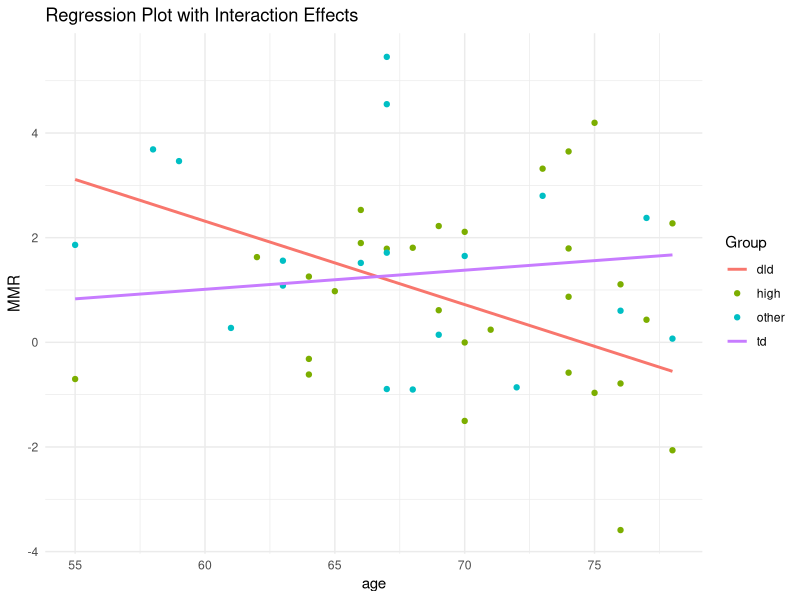
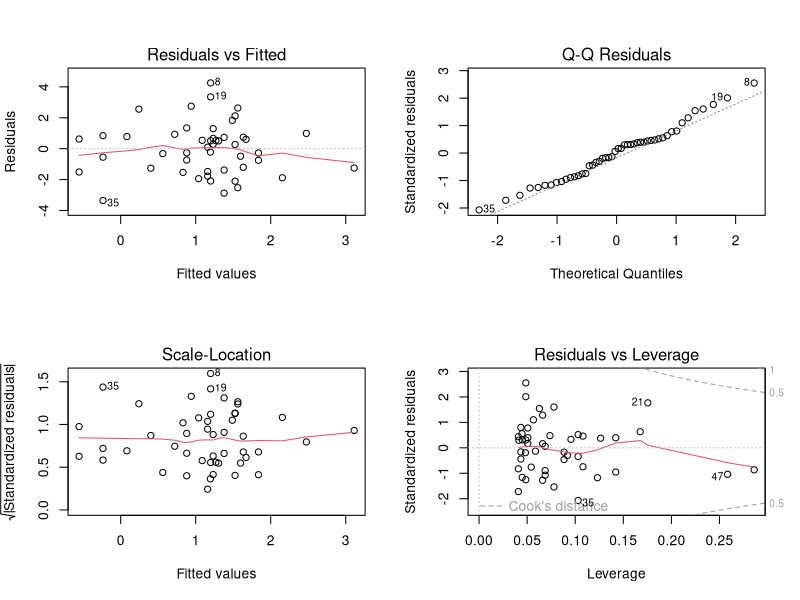

Generate these figures, in order, with R:
################################################
############## SLRM with MMR ####################
###############################################


library(readxl)

dat <- read_excel("table_SLRM.xlsx")


################################################
############# Modeling ########################
################################################

# Main effects

mudel_0 <- lm(mmr~1, data=dat)
summary(mudel_0)

mudel_1 <- lm(mmr~age, data=dat)
summary(mudel_1)

mudel_2 <- lm(mmr~sex, data=dat)
summary(mudel_2)

mudel_3 <- lm(mmr~group, data=dat)
summary(mudel_3)

mudel_4 <- lm(mmr~lang, data=dat)
summary(mudel_4)

mudel_5 <- lm(mmr~int, data=dat)
summary(mudel_5)

mudel_6 <- lm(mmr~d_prime1, data=dat)
summary(mudel_6)

mudel_7 <- lm(mmr~d_prime2, data=dat)
summary(mudel_7)


############################# int with age #########################################


mudel_0 <- lm(mmr~1, data=dat)
summary(mudel_0)



mudel_2 <- lm(mmr~age*sex, data=dat)
summary(mudel_2)

mudel_3 <- lm(mmr~age*group, data=dat)
summary(mudel_3)
anova(mudel_0, mudel_3)
AIC(mudel_0, mudel_3) # Smaller model is not better

#mudel_4 <- lm(mmr~age*lang, data=dat)
#summary(mudel_4)
#anova(mudel_0, mudel_4)
#AIC(mudel_0, mudel_3, mudel_4)
#vif(mudel_4) # multicolinearity!

mudel_5 <- lm(mmr~age*int, data=dat)
summary(mudel_5)

mudel_6 <- lm(mmr~age*d_prime1, data=dat)
summary(mudel_6)
anova(mudel_0, mudel_6)
AIC(mudel_0, mudel_6) # smaller model is better

mudel_7 <- lm(mmr~age*d_prime2, data=dat)
summary(mudel_7)


############################# int with sex #########################################


mudel_0 <- lm(mmr~age*group, data=dat)
summary(mudel_0)


mudel_3 <- lm(mmr~age*group+sex*group, data=dat)
summary(mudel_3)


mudel_4 <- lm(mmr~age*group+sex*lang, data=dat)
summary(mudel_4)


mudel_5 <- lm(mmr~age*group+sex*int, data=dat)
summary(mudel_5)

mudel_6 <- lm(mmr~age*group+sex*d_prime1, data=dat)
summary(mudel_6)



mudel_7 <- lm(mmr~age*group+sex*d_prime2, data=dat)
summary(mudel_7)

############################# int with group #########################################


mudel_0 <- lm(mmr~age*group, data=dat)
summary(mudel_0)


#mudel_4 <- lm(mmr~group*lang, data=dat)
#summary(mudel_4)


mudel_5 <- lm(mmr~age*group+group*int, data=dat)
summary(mudel_5)

mudel_6 <- lm(mmr~age*group+group*d_prime1, data=dat)
summary(mudel_6)


mudel_7 <- lm(mmr~age*group+group*d_prime2, data=dat)
summary(mudel_7)

############################# int with int #########################################


mudel_0 <- lm(mmr~age*group, data=dat)
summary(mudel_0)


mudel_6 <- lm(mmr~age*group+int*d_prime1, data=dat)
summary(mudel_6)


mudel_7 <- lm(mmr~age*group+int*d_prime2, data=dat)
summary(mudel_7)
anova(mudel_3, mudel_7)
AIC(mudel_3, mudel_7) # smaller is better


############################# int with d_1 #########################################


mudel_0 <- lm(mmr~age*group, data=dat)
summary(mudel_0)


mudel_7 <- lm(mmr~age*group+d_prime1*d_prime2, data=dat)
summary(mudel_7)


####################################################
##### Testing model assumptions AFTER MODELING ####
###################################################


# Plotting effects

# Load necessary libraries
library(ggplot2)

# Fit the linear model
mudel_1 <- lm(mmr ~ age * group, data = dat)
summary(mudel_1)

# Create the plot with points and regression lines
p <- ggplot(dat, aes(x = age, y = mmr, color = edu)) +
  geom_point() +  # Plot the data points, colored by 'group'
  labs(title = "Regression Plot with Interaction Effects",
       x = "age",
       y = "MMR",
       color = "Group") +
  theme_minimal() +
  geom_smooth(method = "lm", aes(color = group), se = FALSE)

# Print the plot
print(p)

# Distribution of the model residuals

shapiro.test(residuals(mudel_1)) 


# Linear relations, homoscedacity, influential points

par(mfrow = c(2, 2))
plot(mudel_1)


